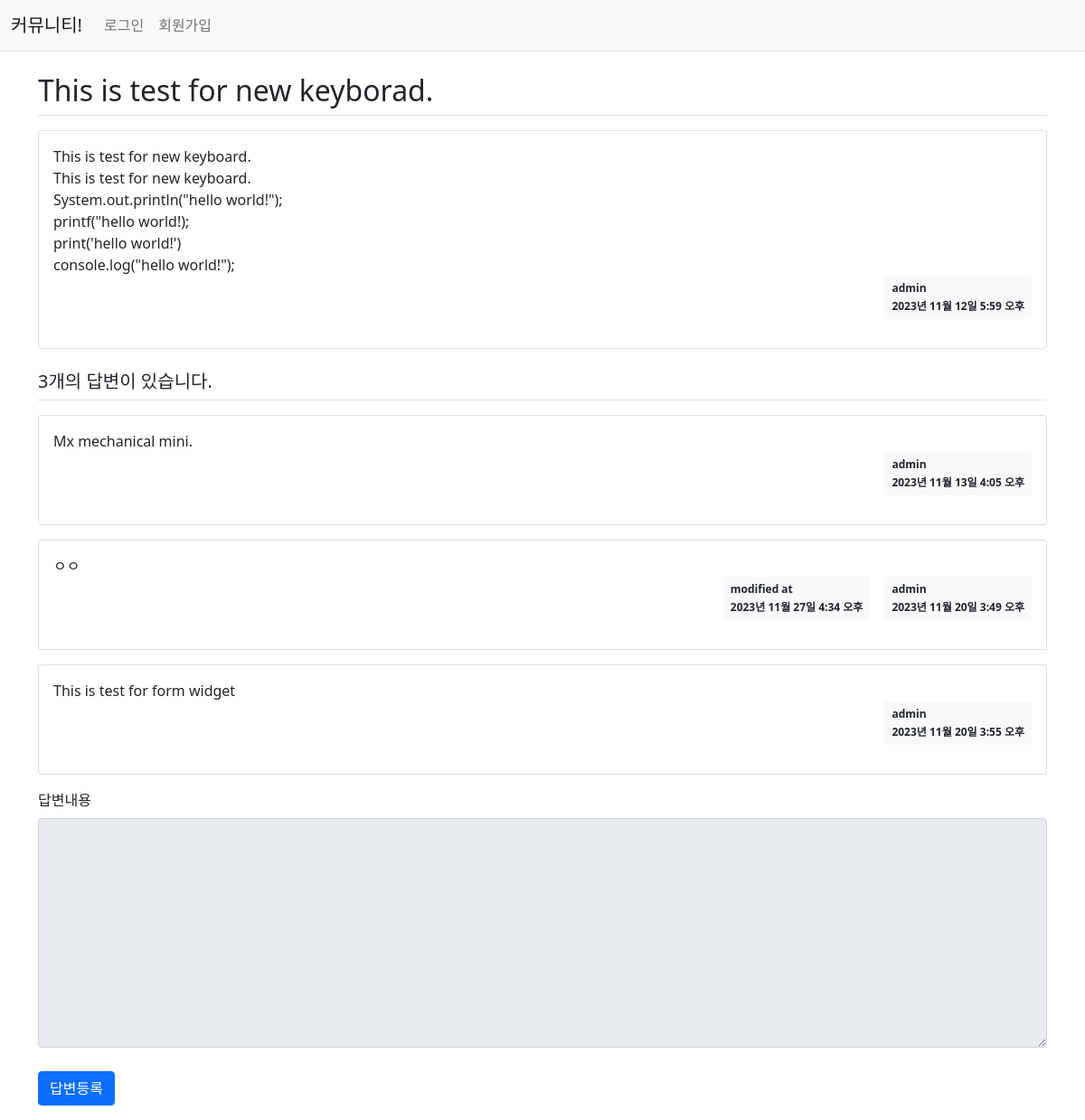
Page /pybo/3/ on the committed database.
### pybo/models.py (models this page shows)
class Question(models.Model):
    author = models.ForeignKey(User, on_delete=models.CASCADE)
    subject = models.CharField(max_length=200)
    content = models.TextField()
    create_date = models.DateTimeField()
    modify_date = models.DateTimeField(null=True, blank=True)

class Answer(models.Model):
    author = models.ForeignKey(User, on_delete=models.CASCADE)
    question = models.ForeignKey(Question, on_delete=models.CASCADE)
    content = models.TextField()
    create_date = models.DateTimeField()
    modify_date = models.DateTimeField(null=True, blank=True)

### pybo/views/base_views.py (the view)
def detail(request, question_id):
    question = get_object_or_404(Question, pk=question_id)
    context = {'question': question}
    return render(request, 'pybo/question_detail.html', context)

### templates/pybo/question_detail.html (shortened to what this page needs)
{% extends 'base.html' %}
{% block content %}
<div class="container my-3">
    <h2 class="border-bottom py-2">{{ question.subject }}</h2>
    <div class="card my-3">
        <div class="card-body">
            <div class="card-text" style="white-space: pre-line;">{{ question.content }}</div>
            <div class="d-flex justify-content-end">
                <div class="badge bg-light text-dark p-2 text-start">
                    <div class="mb-2">{{ question.author.username }}</div>
                    <div> {{ question.create_date }}</div>
                </div>
            </div>
        </div>
    </div>
    <h5 class="border-bottom my-3 py-2">{{question.answer_set.count}}개의 답변이 있습니다.</h5>
    {% for answer in question.answer_set.all %}
    <div class="card my-3">
        <div class="card-body">
            <div class="card-text" style="white-space: pre-line;">{{ answer.content }}</div>
            <div class="d-flex justify-content-end">
                            {% if answer.modify_date %}
            <div class="badge bg-light text-dark p-2 text-start mx-3">
                <div class="mb-2">modified at</div>
                <div>{{ answer.modify_date }}</div>
            </div>
            {% endif %}
                <div class="badge bg-light text-dark p-2 text-start">
                <div class="mb-2"> {{ answer.author.username }} </div>
                    <div>{{ answer.create_date }}</div>
                </div>
            </div>
        </div>
    </div>
    {% endfor %}
    <form action="{% url 'pybo:answer_create' question.id %}" method="post" class="my-3">
        <div class="mb-3">
            <label for="content" class="form-label">답변내용</label>
            <textarea {% if not user.is_authenticated %}disabled{% endif %}
              name="content" id="content" class="form-control" rows="10"></textarea>
        </div>
        <input type="submit" value="답변등록" class="btn btn-primary">
    </form>
</div>
{% endblock %}

### static/style.css (style rules this page uses)
textarea { width:100%; }
input[type=submit] { margin-top:10px; }

### rows in the picture
Question: subject "This is test for new keyborad.", content "This is test for new keyboard. This is test for new keyboard. System.out.println(\"hello world!\"); printf(\"hello world!); print('hello world!') console.log(\"hello world!\");", author.username "admin", create_date "2023년 11월 12일 5:59 오후", answer_set.count "3"
Answer: content "Mx mechanical mini.", author.username "admin", create_date "2023년 11월 13일 4:05 오후"
Answer: content "ㅇㅇ", modify_date "2023년 11월 27일 4:34 오후", author.username "admin", create_date "2023년 11월 20일 3:49 오후"
Answer: content "This is test for form widget", author.username "admin", create_date "2023년 11월 20일 3:55 오후"
